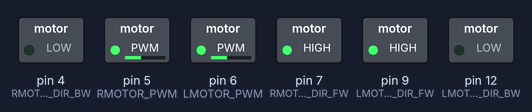
Recording of a sketch running on a simulated Arduino Uno, built with avr-gcc and run on an emulated ATmega328P. On the bench: switched loads named in the sketch (green lamp = pin HIGH).

Above: at 0.05 s.
At 1.95 s:
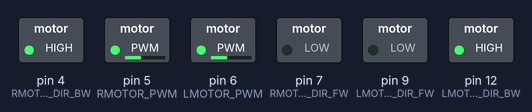
Timing chart, 0 to 3.0 s (numbered marks = the images above):
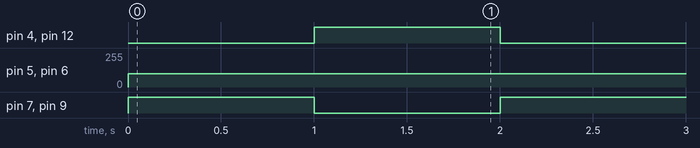

Measured:
- by itself, pin 4 (RMOTOR_DIR_BW), pin 7 (RMOTOR_DIR_FW), pin 9 (LMOTOR_DIR_FW), pin 12 (LMOTOR_DIR_BW): alternates HIGH for 1.0 s and LOW for 1.0 s
- by itself, pin 5 (RMOTOR_PWM), pin 6 (LMOTOR_PWM): 0/255 → 100/255 at 0.00 s

The sketch:

_01_Motor_Test.ino
```cpp
// RIGHT Motor
#define RMOTOR_DIR_FW     7     // forward
#define RMOTOR_DIR_BW     4     // backward
#define RMOTOR_PWM        5

// LEFT Motor
#define LMOTOR_DIR_FW    9    // forward
#define LMOTOR_DIR_BW    12   // backward
#define LMOTOR_PWM       6


void setup() {
  // put your setup code here, to run once:
  pinMode( RMOTOR_DIR_FW, OUTPUT );
  pinMode( RMOTOR_DIR_BW, OUTPUT );

  pinMode( LMOTOR_DIR_FW, OUTPUT );
  pinMode( LMOTOR_DIR_BW, OUTPUT );
}

void loop() {
  // put your main code here, to run repeatedly:
  digitalWrite(RMOTOR_DIR_FW, HIGH);
  digitalWrite(RMOTOR_DIR_BW, LOW);
  analogWrite(RMOTOR_PWM, 100);

  digitalWrite(LMOTOR_DIR_FW, HIGH);
  digitalWrite(LMOTOR_DIR_BW, LOW);
  analogWrite(LMOTOR_PWM, 100);

  delay(1000);

  digitalWrite(RMOTOR_DIR_FW, LOW);
  digitalWrite(RMOTOR_DIR_BW, HIGH);
  analogWrite(RMOTOR_PWM, 100);

  digitalWrite(LMOTOR_DIR_FW, LOW);
  digitalWrite(LMOTOR_DIR_BW, HIGH);
  analogWrite(LMOTOR_PWM, 100);

  delay(1000);
}
```
